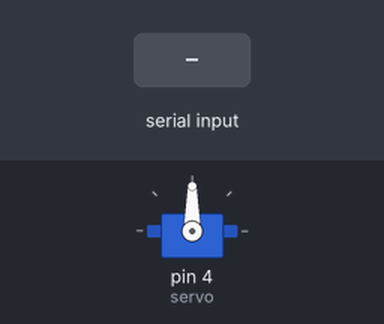
The sketch below on a simulated Arduino Uno, built with avr-gcc and run on an emulated ATmega328P. Shown: servo. Inputs (shaded band) come from the test bench.

Above: at 1.2 s.
1.3 s: "1" received over the second serial link
At 2.35 s:
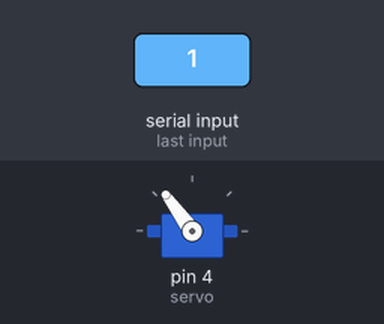
3.9 s: "0" received over the second serial link
At 4.95 s:
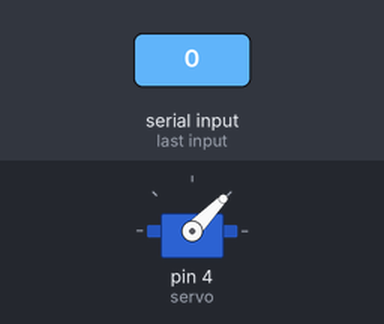
Timing chart, 0 to 6.9 s (numbered marks = the images above; inputs shaded):
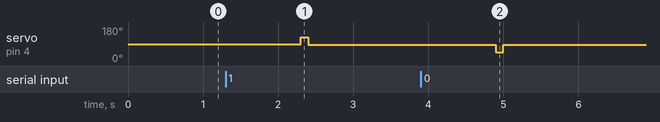

The sketch:

Switch1.ino
```cpp
#include <SoftwareSerial.h>
#include <Servo.h>

SoftwareSerial mySerial(2,3);
Servo servo;
int pos;

void setup(){
  Serial.begin(9600);
  mySerial.begin(9600);
  servo.attach(4);
}

int a;

void loop(){
  if(mySerial.available()>0){
    String m = mySerial.readString();
    if(m.indexOf("1") == 0){
      servo.write(126);
      delay(100);
      servo.write(86);
      delay(100);
    }
    if(m.indexOf("0") == 0){
      servo.write(46);
      delay(100);
      servo.write(86);
      delay(100);
    }
  }
}
```

Measured:
- after the input at 1.3 s, servo on pin 4 (servo): 90° → 126° after 1.0 s, → 86° 0.10 s later
- after the input at 3.9 s, servo on pin 4 (servo): 86° → 46° after 1.0 s, → 86° 0.10 s later
